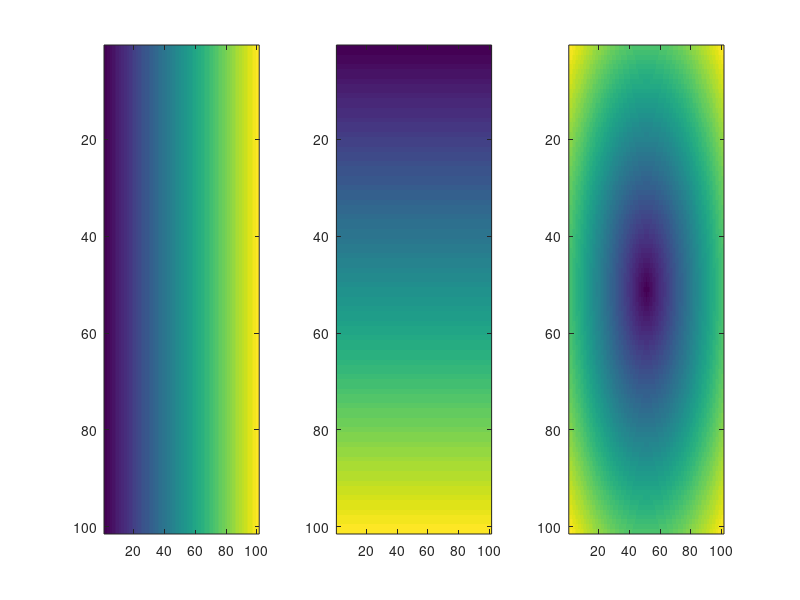
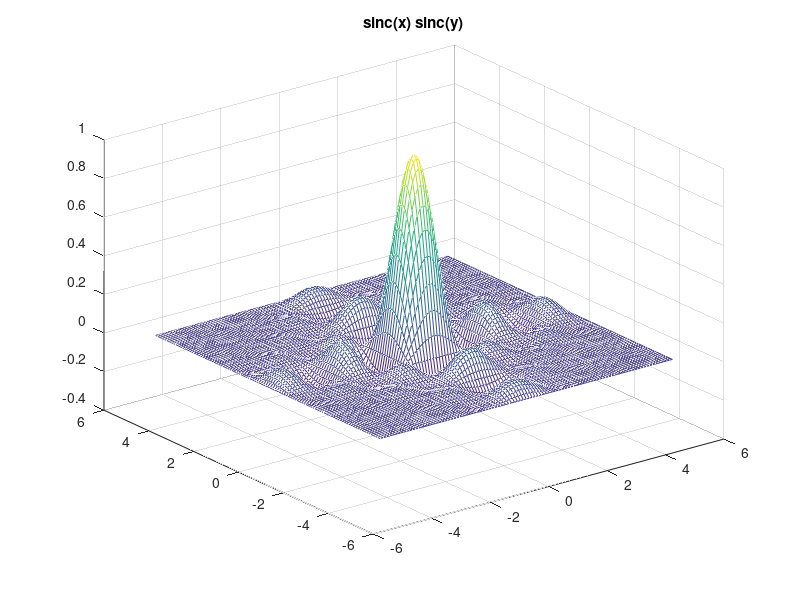

These figures' MATLAB source, in order: (Note: this script raises an error after producing the figures.)

%% create a x,y grid and compute r
[x,y] = meshgrid([-5:0.1:5],[-5:0.1:5]);
r = sqrt(x.^2 + y.^2);

%% sanity check!  make sure they are setup correctly
figure(1);
subplot(131); colorbar;
imagesc(x,[-5 5]);
subplot(132); colorbar;
imagesc(y,[-5 5]);
subplot(133); colorbar;
imagesc(r,[0 5]*sqrt(2));

%% visualize 2D sinc
figure(2);
mesh(x,y,sinc(x).*sinc(y));
title('sinc(x) sinc(y)');

%% visualize 2D jinc
figure(3);
mesh(x,y,jinc(r));
title('jinc(r)');

